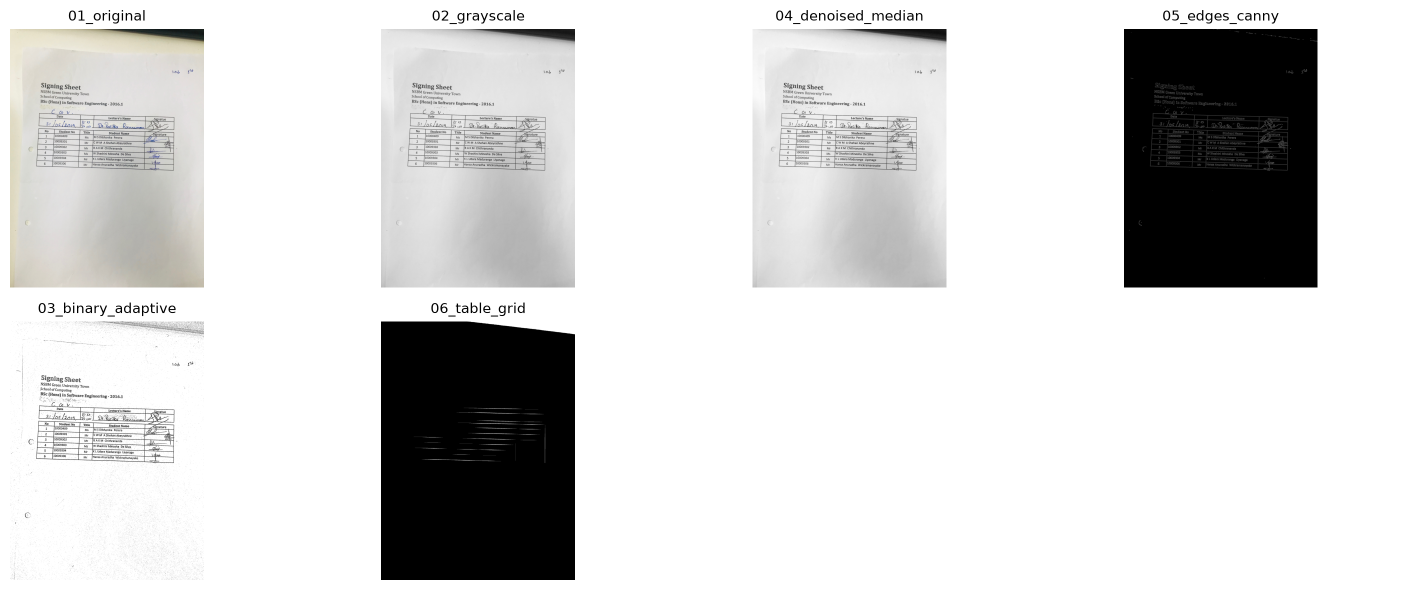
#> input picture reports/progress_grid.png, 2817 x 1180 px (shown at 1/2 size); its folder holds only this picture in this run
$ python -i signature_detector.py   (imports and definitions only)   (older library calls are emulated)
#> lines starting #> are read from the running program, lines starting #| are printed output that depends on the picture; after the words box and inside, x2 and y2 are one past the last pixel; in counts of white or black regions, pixels touching at a corner belong together
### src/image_processing/image_processor.py
"""
Image Processing Pipeline
Author: Member 2 - Image Preprocessing (Tharusha Rasath)

Full preprocessing pipeline for the Student Attendance Management System (SAMS).
Takes a raw photograph of a signing sheet and produces clean, binarised images
plus extracted signature-cell ROIs that the OCR and Signature-Detection modules
consume downstream.

Pipeline stages:
    load -> grayscale -> denoise -> (threshold | edges) -> ROI extraction

Every stage records an intermediate image via ``save_progress`` so the report
builder can show before/after screenshots of the pipeline.
"""

import os
from pathlib import Path

import cv2
import numpy as np
import matplotlib.pyplot as plt

# The project ships a shared logger (src/logger.py). Fall back to a plain
# logger if this module is imported outside the package (e.g. ad-hoc scripts).
try:
    from src.logger import get_logger
except Exception:  # pragma: no cover - import fallback
    import logging

    def get_logger(name):
        logging.basicConfig(level=logging.INFO)
        return logging.getLogger(name)


# File extensions we are willing to read.
SUPPORTED_EXTENSIONS = {".jpeg", ".jpg", ".png", ".tiff", ".tif", ".bmp"}


class ImageProcessor:
    """Complete image preprocessing pipeline for signing-sheet photographs."""

    def __init__(self, progress_dir="reports/progress_images", save_progress_images=True):
        """
        Args:
            progress_dir: Directory where intermediate images are written.
            save_progress_images: When False, images are kept in memory only
                (useful for unit tests so the disk is not touched).
        """
        self.logger = get_logger("image_processor")
        self.progress_dir = progress_dir
        self.save_progress_images = save_progress_images

        # Ordered record of every intermediate step for report generation.
        self.progress_images = []
        self.progress_labels = []

        if self.save_progress_images:
            os.makedirs(self.progress_dir, exist_ok=True)

    # ------------------------------------------------------------------ #
    # Task 2.1 - Image reading with format handling                       #
    # ------------------------------------------------------------------ #
    def load_image(self, image_path):
        """
        Load an image from disk with format validation and error handling.

        Args:
            image_path: Path to the image file.

        Returns:
            numpy.ndarray: Loaded image in BGR colour order.

        Raises:
            FileNotFoundError: If the path does not exist.
            ValueError: If the extension is unsupported or the file cannot be
                decoded by OpenCV.
        """
        path = Path(image_path)

        if not path.exists():
            raise FileNotFoundError(f"Image file not found: {image_path}")

        if path.suffix.lower() not in SUPPORTED_EXTENSIONS:
            raise ValueError(
                f"Unsupported image format '{path.suffix}'. "
                f"Supported: {sorted(SUPPORTED_EXTENSIONS)}"
            )

        # cv2.imread silently returns None on a corrupt/unreadable file.
        image = cv2.imread(str(path))
        if image is None:
            raise ValueError(f"Could not decode image (corrupt or empty): {image_path}")

        self.logger.info(f"Loaded image {path.name} with shape {image.shape}")
        self.save_progress(image, "01_original")
        return image

    # ------------------------------------------------------------------ #
    # Task 2.2 - Grayscale conversion                                     #
    # ------------------------------------------------------------------ #
    def convert_to_grayscale(self, image):
        """
        Convert a colour image to single-channel grayscale.

        Args:
            image: Input image (BGR). If already grayscale it is returned as-is.

        Returns:
            numpy.ndarray: Single-channel grayscale image.
        """
        if image.ndim == 2:
            return image

        gray = cv2.cvtColor(image, cv2.COLOR_BGR2GRAY)
        self.logger.info("Converted image to grayscale")
        self.save_progress(gray, "02_grayscale")
        return gray

    # ------------------------------------------------------------------ #
    # Task 2.3 - Binarisation / thresholding (adaptive & Otsu)            #
    # ------------------------------------------------------------------ #
    def apply_thresholding(self, gray_image, method="otsu", block_size=11, constant=2):
        """
        Binarise a grayscale image.

        Args:
            gray_image: Single-channel grayscale image.
            method: 'otsu' (global automatic), 'adaptive' (local Gaussian) or
                'binary' (fixed threshold at 127).
            block_size: Neighbourhood size for adaptive thresholding. Must be an
                odd number > 1; it is coerced to the nearest valid value.
            constant: Constant subtracted from the local mean in adaptive mode.

        Returns:
            numpy.ndarray: Binary image with values in {0, 255}.
        """
        if gray_image.ndim != 2:
            raise ValueError("apply_thresholding expects a grayscale image")

        if method == "otsu":
            # Otsu ignores the manual threshold and picks the optimum from the
            # image histogram - ideal for the varied lighting in phone photos.
            _, binary = cv2.threshold(
                gray_image, 0, 255, cv2.THRESH_BINARY + cv2.THRESH_OTSU
            )
            label = "03_binary_otsu"

        elif method == "adaptive":
            # Adaptive handles uneven illumination / shadows across the page.
            block_size = max(3, block_size | 1)  # force odd, >= 3
            binary = cv2.adaptiveThreshold(
                gray_image,
                255,
                cv2.ADAPTIVE_THRESH_GAUSSIAN_C,
                cv2.THRESH_BINARY,
                block_size,
                constant,
            )
            label = "03_binary_adaptive"

        elif method == "binary":
            _, binary = cv2.threshold(gray_image, 127, 255, cv2.THRESH_BINARY)
            label = "03_binary_simple"

        else:
            raise ValueError(f"Unknown thresholding method: {method}")

        self.logger.info(f"Applied thresholding (method={method})")
        self.save_progress(binary, label)
        return binary

    # ------------------------------------------------------------------ #
    # Task 2.4 - Noise removal (blurring / filtering)                     #
    # ------------------------------------------------------------------ #
    def remove_noise(self, image, method="median", kernel_size=5):
        """
        Reduce noise while preserving edges as much as possible.

        Args:
            image: Input image (grayscale or colour).
            method: 'median' (salt & pepper), 'gaussian' (general smoothing) or
                'bilateral' (edge-preserving).
            kernel_size: Kernel size for median/gaussian. Coerced to odd.

        Returns:
            numpy.ndarray: Denoised image with the same shape as the input.
        """
        if method == "median":
            kernel_size = max(3, kernel_size | 1)
            denoised = cv2.medianBlur(image, kernel_size)
            label = "04_denoised_median"

        elif method == "gaussian":
            kernel_size = max(3, kernel_size | 1)
            denoised = cv2.GaussianBlur(image, (kernel_size, kernel_size), 0)
            label = "04_denoised_gaussian"

        elif method == "bilateral":
            denoised = cv2.bilateralFilter(image, 9, 75, 75)
            label = "04_denoised_bilateral"

        else:
            raise ValueError(f"Unknown noise removal method: {method}")

        self.logger.info(f"Removed noise (method={method}, kernel={kernel_size})")
        self.save_progress(denoised, label)
        return denoised

    # ------------------------------------------------------------------ #
    # Task 2.5 - Edge detection (Canny & Sobel)                           #
    # ------------------------------------------------------------------ #
    # [265 lines left out: functions detect_edges, extract_roi, crop_to_page, estimate_skew, extract_signature_cells, _uniform_run and 1 more, not called in this run]

    # ------------------------------------------------------------------ #
    # Task 2.7 - Progress capture & report grid                           #
    # ------------------------------------------------------------------ #
    def save_progress(self, image, step_name):
        """
        Record an intermediate image for the report.

        Args:
            image: Image to record.
            step_name: Human-readable step label (also the output filename).
        """
        self.progress_images.append(image.copy())
        self.progress_labels.append(step_name)

        if self.save_progress_images:
            save_path = os.path.join(self.progress_dir, f"{step_name}.png")
            if not cv2.imwrite(save_path, image):
                self.logger.warning(f"Failed to write progress image: {save_path}")

    def get_progress_images(self):
        """Return a list of (label, image) tuples captured so far."""
        return list(zip(self.progress_labels, self.progress_images))

    # [73 lines left out: functions create_progress_grid, process, not called in this run]


# [9 lines that do not run on import are left out]

### src/detection/signature_analyzer.py
"""Signature Analysis

Measures the ink content of a single signature cell and converts those
measurements into a present/absent decision with a confidence score.

Author: Heshan De Silva - Signature Detection
"""

import logging
from dataclasses import dataclass, field, asdict
from typing import Any, Dict

import cv2
import numpy as np


@dataclass
class SignatureMetrics:
    """Quantitative description of the ink found inside one signature cell."""

    ink_ratio: float = 0.0
    ink_pixels: int = 0
    cell_area: int = 0
    component_count: int = 0
    largest_component_area: int = 0
    horizontal_span: float = 0.0
    vertical_span: float = 0.0
    bounding_boxes: list = field(default_factory=list)

    # [5 lines left out: function to_dict, not called in this run]


class SignatureAnalyzer:
    """Turns a binary signature-cell image into a present/absent verdict.

    The analyser deliberately keeps no state between cells so that the same
    instance can be reused for every row of every sheet.
    """

    #: Fraction of the cell that must be covered in ink for a signature.
    DEFAULT_MIN_INK_RATIO = 0.010
    #: Connected components smaller than this are treated as sensor noise.
    DEFAULT_MIN_COMPONENT_AREA = 12
    #: At least one stroke must be this large for the cell to count as signed.
    DEFAULT_MIN_LARGEST_COMPONENT = 25

    def __init__(
        self,
        min_ink_ratio: float = DEFAULT_MIN_INK_RATIO,
        min_component_area: int = DEFAULT_MIN_COMPONENT_AREA,
        min_largest_component: int = DEFAULT_MIN_LARGEST_COMPONENT,
    ):
        self.min_ink_ratio = min_ink_ratio
        self.min_component_area = min_component_area
        self.min_largest_component = min_largest_component
        self.logger = logging.getLogger(__name__)

    # [92 lines left out: functions clean_cell, measure, decide, analyze, not called in this run]

### src/logger.py
"""
Logging Configuration Module
Author: Member 1 - Project Lead
"""

import logging
import sys
import os
from datetime import datetime


def setup_logger(name, log_file=None, level=logging.INFO):
    """
    Setup logger with console and file handlers

    Args:
        name: Logger name
        log_file: Path to log file (optional)
        level: Logging level

    Returns:
        logging.Logger: Configured logger
    """
    # Create logs directory if it doesn't exist
    os.makedirs('logs', exist_ok=True)

    # Create logger
    logger = logging.getLogger(name)
    logger.setLevel(level)

    # Avoid duplicate handlers
    if logger.hasHandlers():
        logger.handlers.clear()

    # Don't pass records to the root logger as well, otherwise anything that
    # calls logging.basicConfig() makes every message appear twice.
    logger.propagate = False

    # Create formatter
    formatter = logging.Formatter(
        '%(asctime)s - %(name)s - %(levelname)s - %(message)s',
        datefmt='%Y-%m-%d %H:%M:%S'
    )

    # Console handler (outputs to terminal)
    console_handler = logging.StreamHandler(sys.stdout)
    console_handler.setFormatter(formatter)
    logger.addHandler(console_handler)

    # File handler (outputs to log file)
    if log_file is None:
        timestamp = datetime.now().strftime('%Y%m%d')
        log_file = f"logs/sams_{timestamp}.log"

    try:
        file_handler = logging.FileHandler(log_file, encoding='utf-8')
        file_handler.setFormatter(formatter)
        logger.addHandler(file_handler)
    except Exception as e:
        logger.warning(f"Could not create file handler: {e}")

    return logger


def get_logger(name):
    """
    Get a logger instance

    Args:
        name: Logger name

    Returns:
        logging.Logger: Logger instance
    """
    return setup_logger(name)


# Test the logger (runs when file is executed directly)
# [7 lines that do not run on import are left out]

### src/detection/signature_detector.py
"""Signature Detection

Locates the signature column of an NSBM signing sheet and reports, for every
student row, whether a signature was written in it.

Pipeline
--------
1. Load and normalise the photograph to a fixed working width.
2. Grey-scale, edge-preserving de-noise, adaptive threshold.
3. Estimate and correct the skew introduced by hand-held phone photography.
4. Recover the printed table lines with directional morphology.
5. Turn those lines into row and column separators, then isolate the
   student table and its rightmost (signature) column.
6. Subtract the printed grid so only handwriting remains, and analyse each
   signature cell with :class:`~src.detection.signature_analyzer.SignatureAnalyzer`.

Integration with the image-processing module
--------------------------------------------
Stages 1 and 2 are delegated to
:class:`~src.image_processing.image_processor.ImageProcessor` (Member 2), so the
project has a single implementation of loading, grey-scaling, de-noising and
thresholding. Stages 3 onwards remain here.

``ImageProcessor.extract_signature_cells`` is deliberately *not* used: it has no
deskew step, so its wide horizontal opening kernel erases the genuine table
lines on a tilted phone photograph and it returns an unreliable number of cells
(3-71 instead of 6 on the sample sheets). This module therefore keeps its own
deskew-and-grid stage. Once that defect is fixed, :meth:`detect_signatures`
already accepts ready-made ROIs and can take over.

Every stage writes a progress image so the report can show the whole
step-by-step process.

Author: Heshan De Silva - Signature Detection
"""

import logging
import os
from typing import Any, Dict, List, Optional, Sequence, Tuple

import cv2
import numpy as np

from src.detection.signature_analyzer import SignatureAnalyzer
from src.image_processing.image_processor import ImageProcessor


class TableNotFoundError(RuntimeError):
    """Raised when the signing-sheet table cannot be located in an image."""


class SignatureDetector:
    """Detects student signatures on a scanned or photographed signing sheet."""

    #: Photographs are resized to this width before processing.
    WORKING_WIDTH = 1600
    #: Horizontal lines must span at least this fraction of the image width.
    HORIZONTAL_LINE_RATIO = 0.25
    #: Vertical lines must span at least this fraction of the image height.
    VERTICAL_LINE_RATIO = 0.02
    #: Pixels trimmed from each cell edge so printed borders are excluded.
    CELL_PADDING = 6

    # [71 lines left out: functions __init__, _reset_progress, _record, not called in this run]

    def get_progress_images(self) -> List[str]:
        """Return the progress images produced by the last detection run."""
        return list(self.progress_images)

    # ------------------------------------------------------------------
    # Image preparation
    # ------------------------------------------------------------------
    # [496 lines left out: functions load_image, binarize, estimate_skew, deskew, extract_line_masks, _projection_peaks and 12 more, not called in this run]

>>> result = SignatureDetector().detect('../../reports/progress_grid.png')
#> in load_image, image is the input picture: shape (1180, 2817, 3); mean B, G, R 214.7, 215.1, 215.2
#> in apply_thresholding, `binary = cv2.adaptiveThreshold( gray_image, 255, cv2.ADAPTIVE_THRESH_G..`:
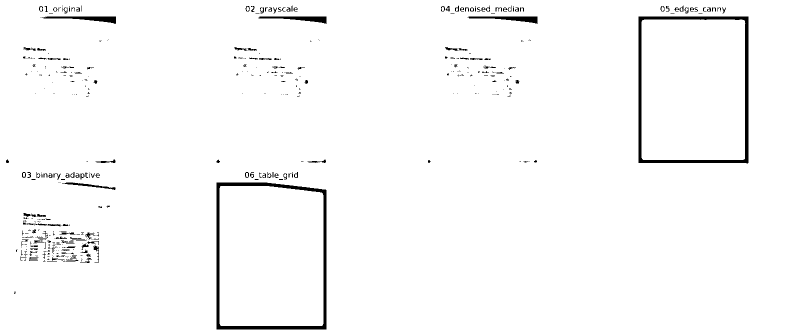
#> binary: shape (670, 1600) (shown at 1/2 size); 97.8% white; 520 black regions (375 under 20 px), largest, box (x1, y1, x2, y2) and area: (1277, 33, 1497, 327) 6336, (433, 365, 653, 659) 6330, (84, 33, 232, 48) 988
#> in binarize, `return cv2.bitwise_not(binary)`:
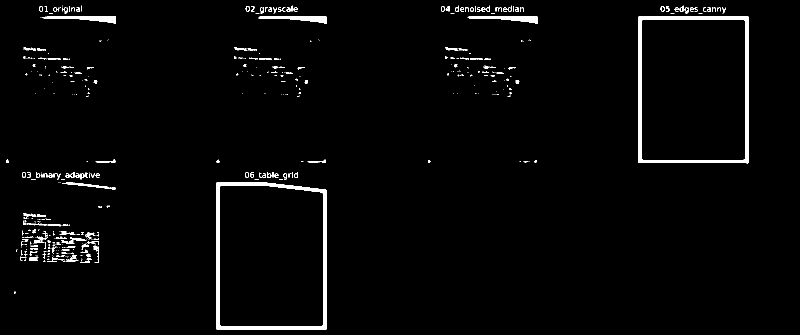
#> returned value: shape (670, 1600) (shown at 1/2 size); 2.2% white; 520 white regions (375 under 20 px), largest, box (x1, y1, x2, y2) and area: (1277, 33, 1497, 327) 6336, (433, 365, 653, 659) 6330, (84, 33, 232, 48) 988
#> in estimate_skew, `lines = cv2.HoughLinesP( binary, 1, np.pi / 720, threshold=120, minLin..`: lines = [[433, 658, 433, 365], [1491, 325, 1492, 40], [1278, 39, 1282, 325], [1493, 326, 1495, 40], [1277, 39, 1279, 325], [651, 658, 651, 379], [648, 658, 649, 379], [434, 365, 438, 658], [647, 658, 647, 379], [1496, 325, 1496, 40], [652, 658, 652, 380], [649, 658, 650, 379]]
#> in estimate_skew, `segments = np.asarray(lines).reshape(-1, 4)`: segments has the same summary as lines
#> the loop in estimate_skew, `for x1, y1, x2, y2 in segments:` made 12 passes
#> after the loop in estimate_skew, `for x1, y1, x2, y2 in segments:`: angles = []
#> in detect, `angle = self.estimate_skew(binary)`: angle = 0
#> in extract_line_masks, `horizontal = cv2.morphologyEx(binary, cv2.MORPH_OPEN, horizontal_kerne..`:
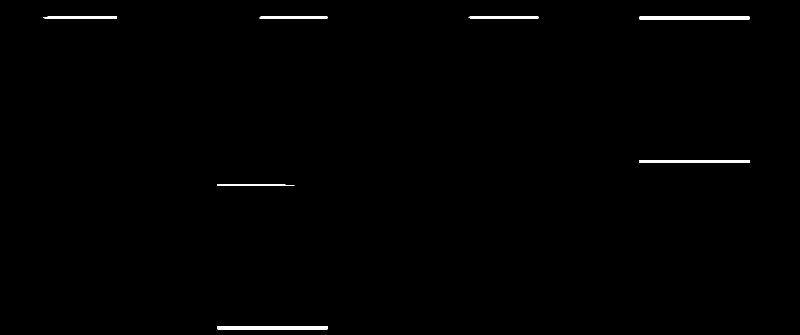
#> horizontal: shape (670, 1600) (shown at 1/2 size); 0.6% white; 7 white regions, largest, box (x1, y1, x2, y2) and area: (435, 652, 655, 659) 1540, (1279, 33, 1499, 39) 1320, (1279, 320, 1499, 326) 1320
#> in extract_line_masks, `vertical = cv2.morphologyEx(binary, cv2.MORPH_OPEN, vertical_kernel, i..`:
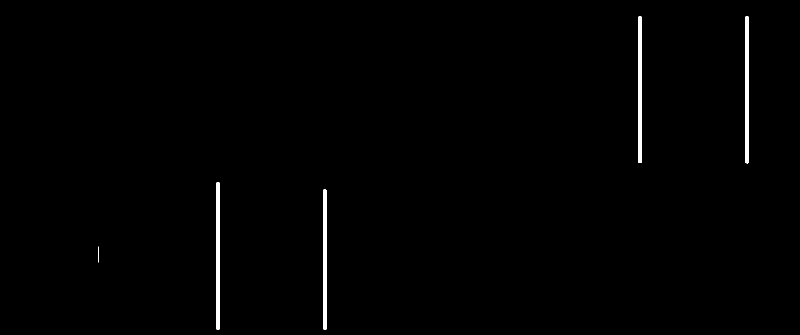
#> vertical: shape (670, 1600) (shown at 1/2 size); 0.68% white; 5 white regions, box (x1, y1, x2, y2) and area: (1490, 33, 1497, 327) 2040, (433, 365, 439, 659) 1764, (1277, 33, 1283, 326) 1758, (647, 379, 653, 659) 1679, (197, 493, 198, 525) 32
#> in _record (call 7), `if cv2.imwrite(path, image):`:
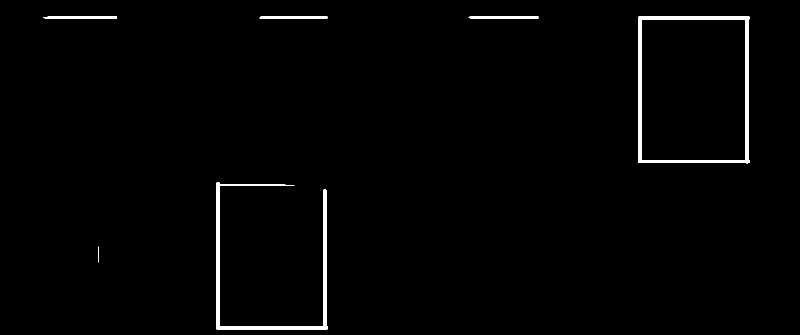
#> saved as 07_table_grid.png: shape (670, 1600) (shown at 1/2 size); 1.3% white; 6 white regions, box (x1, y1, x2, y2) and area: (1277, 33, 1499, 327) 6312, (433, 365, 655, 659) 5461, (86, 33, 234, 37) 573, (937, 33, 1077, 37) 552, (519, 33, 655, 37) 540, (197, 493, 198, 525) 32
#> in _projection_peaks, `indices = np.where(projection > minimum)[0]`: indices = [33, 34, 35, 36]
#> in _projection_peaks, `current = [int(indices[0])]`: current = [33]
#> the loop in _projection_peaks, `for index in indices[1:]:` made 3 passes
#> after the loop in _projection_peaks, `for index in indices[1:]:`: groups = []
#> in find_separators, `rows = self._projection_peaks( horizontal.sum(axis=1) / 255.0, width *..`: rows = [34]
#> the loop in _projection_peaks (call 2), `for index in indices[1:]:` made 25 passes
#> in find_separators, `columns = self._projection_peaks( vertical.sum(axis=0) / 255.0, height..`: columns = [197, 436, 650, 1280, 1493]
#> in detect, `rows, columns = self.find_separators(horizontal, vertical)`: rows = [34]; columns = [197, 436, 650, 1280, 1493]
#> result = 5 items
